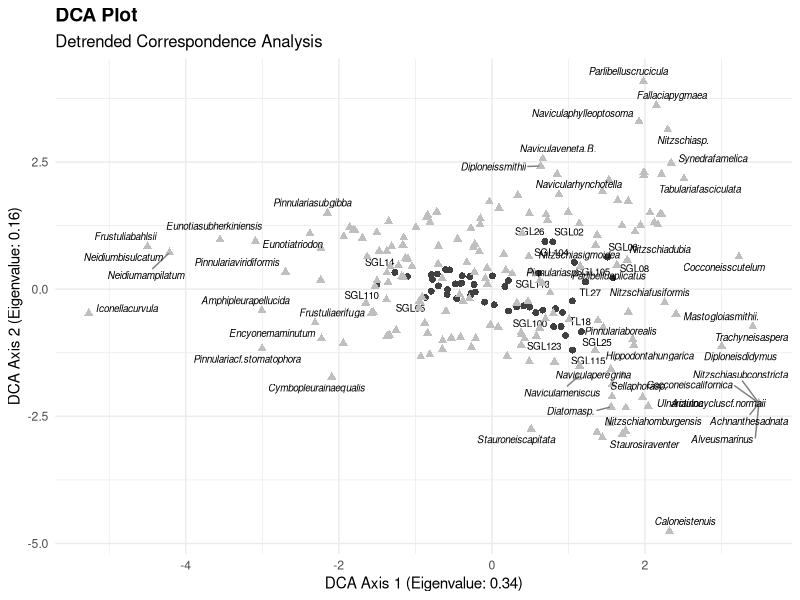
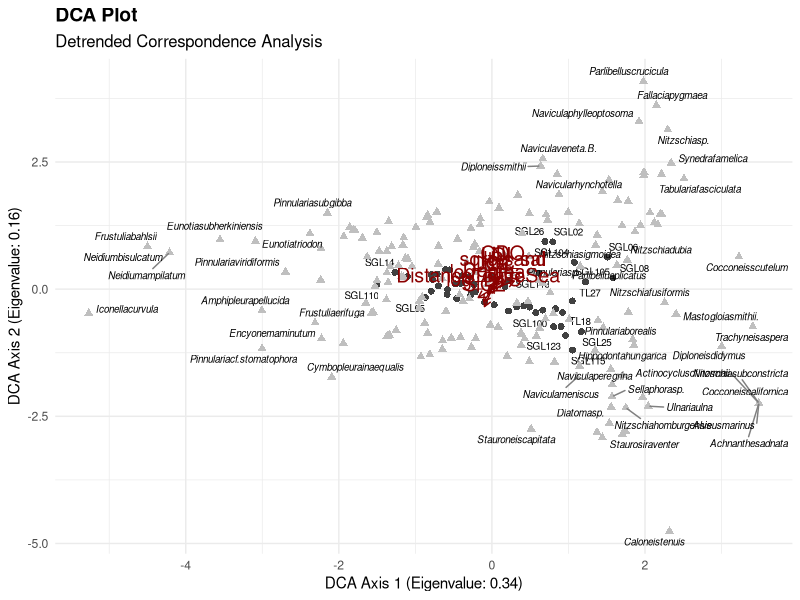

R code for these plots, in order:
library(vegan)
library(ggplot2)
library(ggrepel)
library(readxl)
library(tidyverse)

#### Loading the data ----
# Loading the species
species <- read_csv("data/species_counts.csv")
lakeid <- species$LakeID
species$LakeID <- NULL
counting_sums <- rowSums(species)
species_proc <- t(apply(species, 1, function(x) (x / counting_sums) * 100))

# Loading the environmental variables
env_variables <- read_csv("data/NF_lakes_conditions_wide.csv") %>% 
  select(!c(Latitude, Longitude, Cond, Temp)) %>% 
  arrange(LakeID)

env_lakeid <- env_variables$LakeID
env_variables$LakeID <- NULL 

# Log transformation for "DistanceToTheSea", "Area" and "Sal"
env_variables_log <- env_variables %>%
  mutate(log_area = log(Area),
         log_sal = log(Sal),
         log_DTS = log(DistanceToTheSea),
         sqrt_sand = sqrt(SandGrains)) %>%
  select(-c(Area, Sal, SandGrains))

#### CCA $ DCA ----
# CCA
(spe.ca <- cca(species))
summary(spe.ca) #deafault scaling 2
summary(spe.ca, scaling = 1)

# DCA
DCA <- decorana(sqrt(species_proc), iweigh = 1)
summary(DCA)

#### ggplot DCA ----
dca_data <- as.data.frame(scores(DCA, display = "sites"))
dca_data$LakeID <- lakeid #LakeID as columns

# eigenvalues
eigenvalues <- DCA$evals
first_two_axis <- sum(eigenvalues[1:2])
all_axis_sum <- sum(eigenvalues)
first_two_axis_percent <- (sum(eigenvalues[1:2]) / sum(eigenvalues)) * 100

species_data <- as.data.frame(scores(DCA, display = "species"))
species_data$species <- rownames(species_data)

dca_plot <- ggplot() +
  geom_point(data = dca_data, aes(x = DCA1, y = DCA2, label = LakeID), shape = 16, size = 2, color = "gray25") +
  geom_text_repel(data = dca_data, aes(x = DCA1, y = DCA2, label = LakeID), size = 2.5, color = "black", segment.color = "grey50") +
  geom_point(data = species_data, aes(x = DCA1, y = DCA2, label = species), shape = 17, size = 2, color = "grey75") +
  geom_text_repel(data = species_data, aes(x = DCA1, y = DCA2, label = species), size = 2.5, color = "black", segment.color = "grey50", fontface = "italic") +
  labs(x = paste("DCA Axis 1 (Eigenvalue: ", round(eigenvalues[1], 2), ")", sep = ""),
       y = paste("DCA Axis 2 (Eigenvalue: ", round(eigenvalues[2], 2), ")", sep = ""),
       title = "DCA Plot",
       subtitle = "Detrended Correspondence Analysis") +
  theme_minimal() +
  theme(legend.position = "bottom",
        legend.title = element_blank(),
        plot.title = element_text(size = 14, face = "bold"),
        plot.subtitle = element_text(size = 12))

print(dca_plot)

# Env. var. vectors
envfit_result <- envfit(DCA, env_variables_log, permutations = 999)
envfit_scores <- as.data.frame(scores(envfit_result, display = "vectors"))

dca_plot_with_vectors <- dca_plot +
  geom_segment(data = envfit_scores, aes(x = 0, xend = DCA1, y = 0, yend = DCA2), 
               arrow = arrow(length = unit(0.2, "cm")), color = "darkred") +
  geom_text(data = envfit_scores, aes(x = DCA1, y = DCA2, label = rownames(envfit_scores)),
            color = "darkred", size = 5, vjust = -1)

print(dca_plot_with_vectors)